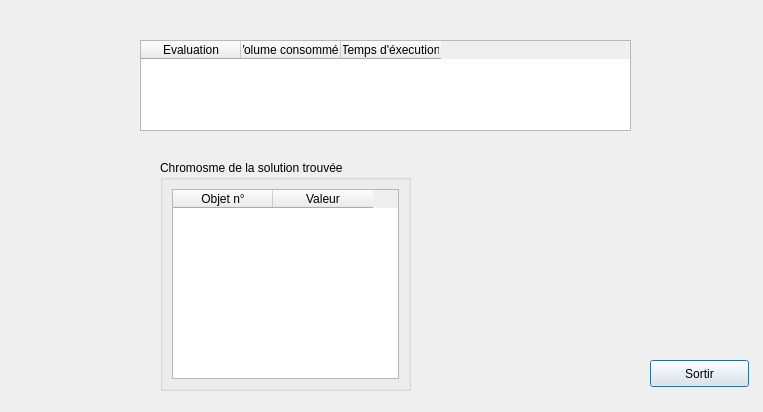
<?xml version="1.0" encoding="UTF-8"?>
<ui version="4.0">
 <class>Result_Tabou</class>
 <widget class="QDialog" name="Result_Tabou">
  <property name="geometry">
   <rect>
    <x>0</x>
    <y>0</y>
    <width>763</width>
    <height>412</height>
   </rect>
  </property>
  <property name="windowTitle">
   <string>Dialog</string>
  </property>
  <widget class="QTableWidget" name="tableWidget">
   <property name="geometry">
    <rect>
     <x>140</x>
     <y>40</y>
     <width>491</width>
     <height>91</height>
    </rect>
   </property>
   <column>
    <property name="text">
     <string>Evaluation</string>
    </property>
   </column>
   <column>
    <property name="text">
     <string>Volume consommée</string>
    </property>
   </column>
   <column>
    <property name="text">
     <string>Temps d'éxecution</string>
    </property>
   </column>
  </widget>
  <widget class="QPushButton" name="pushButton">
   <property name="geometry">
    <rect>
     <x>650</x>
     <y>360</y>
     <width>99</width>
     <height>27</height>
    </rect>
   </property>
   <property name="text">
    <string>Sortir</string>
   </property>
  </widget>
  <widget class="QGroupBox" name="verticalGroupBox">
   <property name="geometry">
    <rect>
     <x>160</x>
     <y>160</y>
     <width>251</width>
     <height>231</height>
    </rect>
   </property>
   <property name="title">
    <string>Chromosme de la solution trouvée</string>
   </property>
   <layout class="QVBoxLayout" name="verticalLayout">
    <item>
     <widget class="QTableWidget" name="tableWidget_2">
      <property name="columnCount">
       <number>2</number>
      </property>
      <column>
       <property name="text">
        <string>Objet n°</string>
       </property>
      </column>
      <column>
       <property name="text">
        <string>Valeur</string>
       </property>
      </column>
     </widget>
    </item>
   </layout>
  </widget>
 </widget>
 <resources/>
 <connections/>
</ui>
